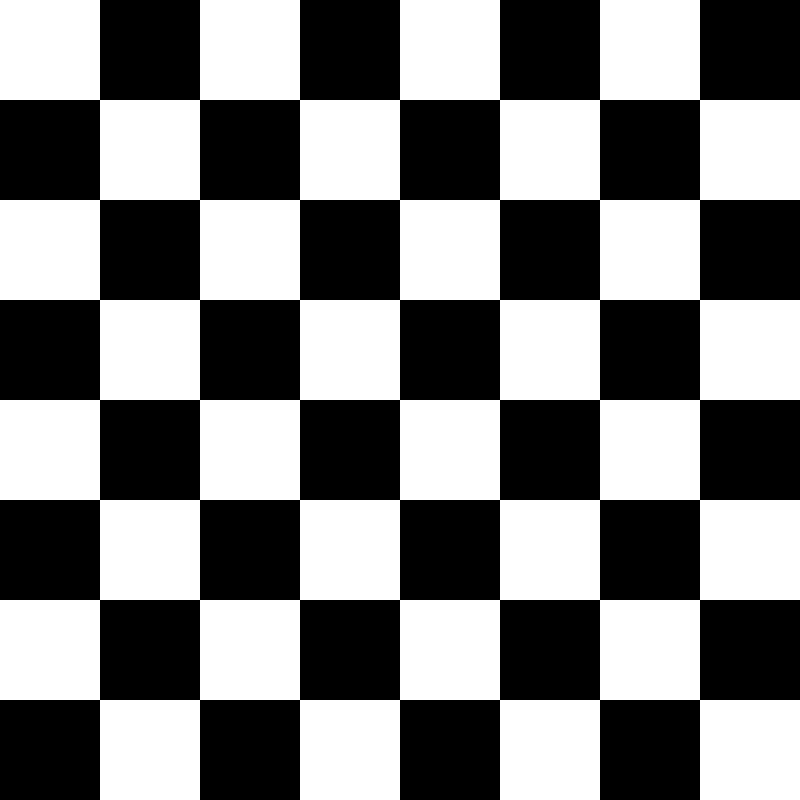
Frame 1 (no input)
Frame 60 (the mouse pressed at the canvas centre just before this capture): identical to frame 1, image omitted
Frame 120 (the mouse held since frame 60 and released just before this capture): identical to frame 1, image omitted

The Processing sketch that drew this single still picture (run headless with seeded random() and noise(); from frame 60 on, the mouse is pressed at the canvas centre):

// Processing sketch: processing_181234
// ── processing_181234.pde

void setup() { size(800, 800); noStroke(); }
void draw()
{
background(255,0,0);
float s =100;
for (int y = 0; y < 9; y++)
for (int x = 0; x < 14; x++)
{ if ((x % 2) == (y % 2)) { fill(255); } else  {fill(0);}
rectMode(CENTER);
rect(50 + x * 100 , 50 + y * 100 , s, s);
}
}
